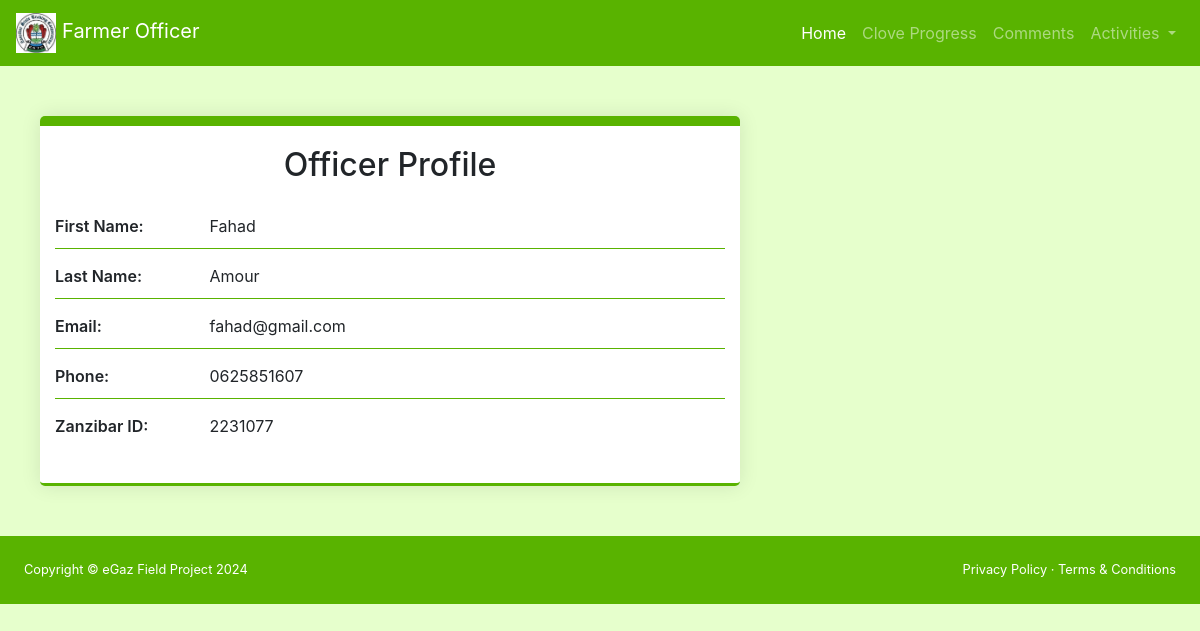
Screenshot of /components/profile.php (signed in) with the database file from the repository.
### tables this page shows
CREATE TABLE `users` (
  `user_id` int(11) NOT NULL,
  `firstname` varchar(50) NOT NULL,
  `lastname` varchar(50) NOT NULL,
  `email` varchar(100) DEFAULT NULL,
  `password` varchar(255) NOT NULL,
  `phone` varchar(20) DEFAULT NULL,
  `zanzibar_id` varchar(50) DEFAULT NULL,
  `role_id` int(11) DEFAULT NULL
);

### components/profile.php (the view, shortened to what this page needs)
<?php
include('../conn/config.php');
$officer_id = $_SESSION['user_id'];
$query = "SELECT firstname, lastname, email, phone, zanzibar_id FROM users WHERE user_id = '$officer_id'";
$result = mysqli_query($conn, $query);
if ($result && mysqli_num_rows($result) > 0) {
    $officer = mysqli_fetch_assoc($result);
} else {
    die("Failed to retrieve officer data: " . mysqli_error($conn));
}
?>
<!DOCTYPE html>
<html lang="en">
<head>
    <link rel="stylesheet" href="https://maxcdn.bootstrapcdn.com/bootstrap/4.5.2/css/bootstrap.min.css">
</head>
<body>
<?php include('../components/includes/navbar.php'); ?>
    <div class="profile-card col-md-7">
        <h2>Officer Profile</h2>
        <div class="profile-info">
            <strong>First Name:</strong> <span><?php echo $officer['firstname']; ?></span>
        </div>
        <div class="profile-info">
            <strong>Last Name:</strong> <span><?php echo $officer['lastname']; ?></span>
        </div>
        <div class="profile-info">
            <strong>Email:</strong> <span><?php echo $officer['email']; ?></span>
        </div>
        <div class="profile-info">
            <strong>Phone:</strong> <span><?php echo $officer['phone']; ?></span>
        </div>
        <div class="profile-info">
            <strong>Zanzibar ID:</strong> <span><?php echo $officer['zanzibar_id']; ?></span>
        </div>
    </div>
    <?php include('../components/includes/footer.php'); ?>
</body>
</html>

### components/profile.php (style rules this page uses)
body { background-color: #f7f7f7; }
.profile-card { margin: 50px 40px; max-width: 600px; background: white; border-radius: 5px; border-top: 10px solid #59b300 !important; border-bottom: 3px solid #59b300 !important; box-shadow: 0px 0px 20px rgba(0, 0, 0, 0.1); padding: 20px; }
.profile-card h2 { margin-bottom: 30px; text-align: center; }
.profile-info { margin-bottom: 15px; padding-bottom: 10px; border-bottom: 1px solid #59b300; }
.profile-info:last-child { border-bottom: none; }
.profile-info strong { display: inline-block; width: 150px; font-weight: 600; }

### components/includes/navbar.php (style rules this page uses)
body { background-color: #e6ffcc; }

### rows the page displays
users: firstname "Fahad", lastname "Amour", email "fahad@gmail.com", phone "0625851607", zanzibar "2231077"
